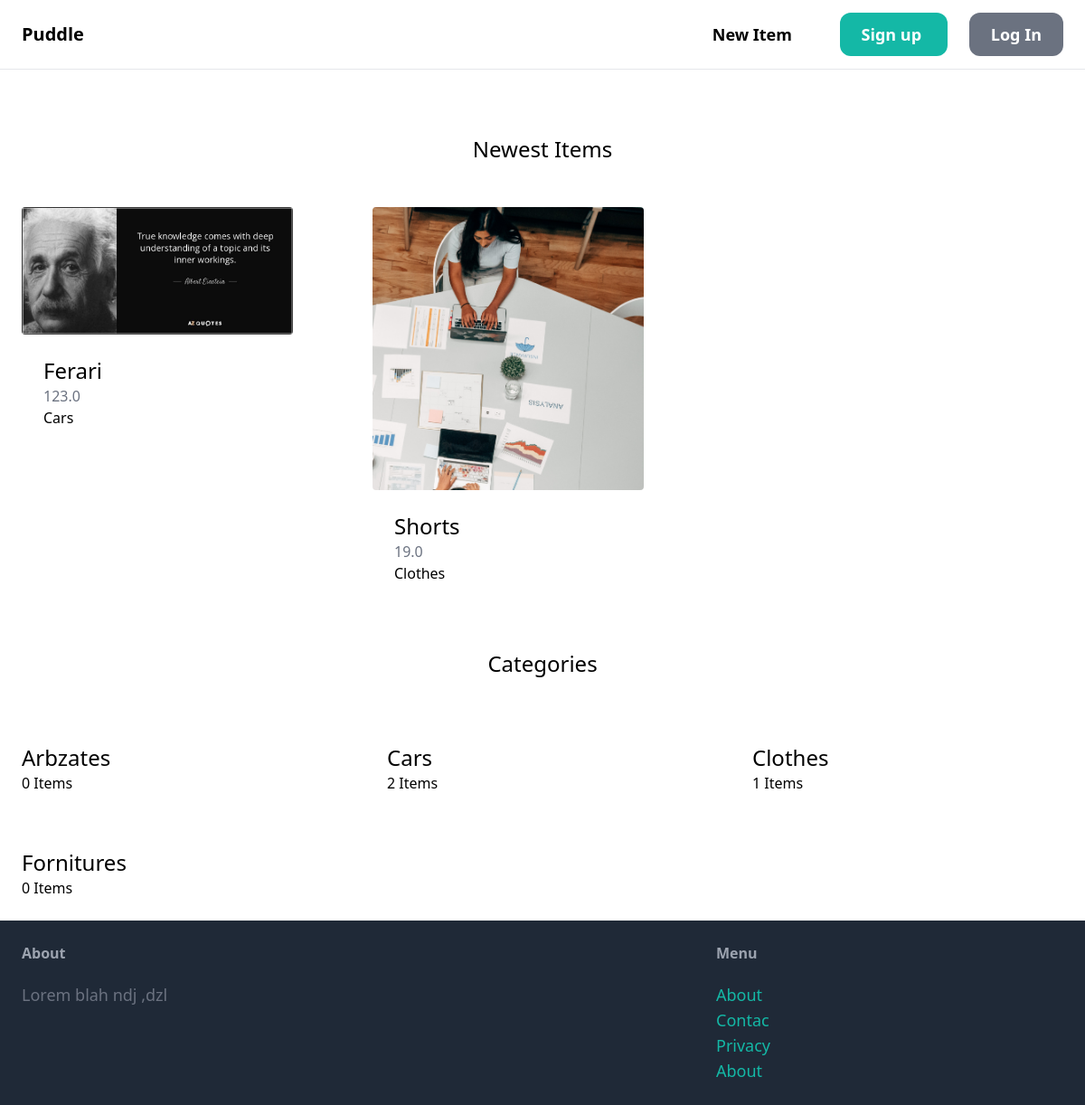
/, run on an earlier commit of the app's database.
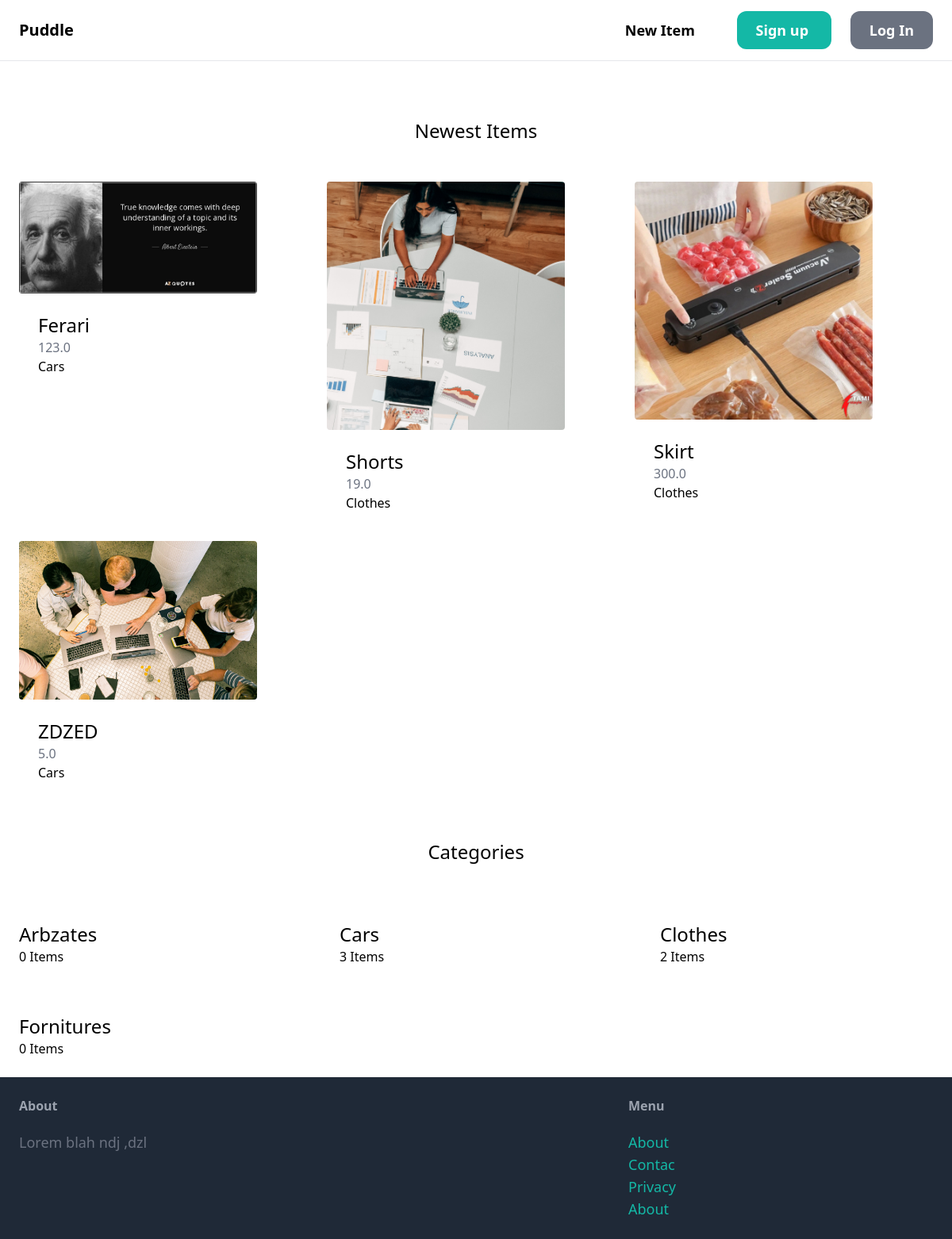
And on a later commit of the database.
### item/models.py (models this page shows, shortened)
class Item(models.Model):
    Category=models.ForeignKey(Category,related_name='items',on_delete=models.CASCADE)
    name=models.CharField(max_length=255)
    descreption=models.TextField(blank=True,null=True)
    price=models.FloatField()
    image=models.ImageField(upload_to='items_images',blank=True,null=True)
    is_sold=models.BooleanField(default=False)
    created_by=models.ForeignKey(User,related_name='items',on_delete=models.CASCADE)
    created_at=models.DateTimeField(auto_now_add=True)
    class Meta:
        ordering=('name',)

class Category(models.Model):
    name=models.CharField(max_length=200)
    class Meta:
        ordering=('name',)
        verbose_name_plural='categories'

### core/views.py (the view)
# urls.py: path('',Index,name='index'),
def Index(request):
    items=Item.objects.filter(is_sold=False)[:8]
    categories=Category.objects.all()
    context={
        'items':items,
        'categories':categories
    }
    return render(request,'core/index.html',context)

### core/templates/core/index.html (shortened to what this page needs)
{% extends 'core/base.html'%}
{% block BodyContent %}
{% include 'core/navbar.html' %}
<div class="mt-6  px-6 py-12 bg-gray-col-100 rounded-xl">
{% if items %}
<h2 class="mb-12 text-2xl text-center">Newest Items</h2>
<div class="grid  grid-cols-3 gap-3">
{% for item in items %}
<div>
    <a href="{% url 'item:detail' item.id %}">
        <div>
            {% load static %}
            <img src="{% get_media_prefix %}{{item.image}}" width="300px" height="300px" class="rounded">
        </div>
        <div class="p-6 bg-white rounded-b-xl">
            <h2 class="text-2xl">{{item.name}}</h2>
        <p class="text-gray-500">{{item.price}}</p>
        <div>
            {{item.Category.name}}
        </div>
        </div>
    </a>
</div>
{% endfor %}
</div>
{% endif %}
</div>
{% if categories %}
<h2 class="mb-12 text-2xl text-center">Categories</h2>
<div class="grid  grid-cols-3 gap-3">
{% for category in categories%}
<div>
    <a href="#">
        <div class="p-6 bg-white rounded-b-xl">
            <h2 class="text-2xl">{{category.name}}</h2>
            <p>{{ category.items.count}} Items</p>
        </div>
    </a>
</div>
{%endfor%}
</div>
{% endif%}
{% include 'core/footer.html' %}
{% endblock BodyContent %}

### core/templates/core/base.html (shortened to what this page needs)
<!doctype html>
{% load static %}
<html>
<head>
  <script src="https://cdn.tailwindcss.com"></script>
</head>
<body>
{% block BodyContent%}
{% endblock BodyContent%}
</body>
</html>

### core/templates/core/navbar.html (shortened to what this page needs)
<nav class="py-6 px-6 flex justify-between items-center border-b borsder-gray-200">
    <a href='{% url 'core:index' %}' class="text-xl font-semibold">Puddle</a>
<div class="space-x-6">
<a href="{% url 'item:add-item' %}" class="text-lg font-semibold hover:text-gray-500">
    New Item
</a>
{% if request.user.is_authenticated%}
<a href="{% url 'dashbord:index' %}" class="px-6 text-lg font-semibold bg-teal-500 py-3 text-white rounded-xl hover:bg-gray-500 text-white rounded-xl hoverbg-teal-700">
   Dashboard
    </a>
<a href="{% url 'core:logout' %}" class="px-6 text-lg font-semibold bg-teal-500 py-3 text-white rounded-xl hover:bg-gray-500 text-white rounded-xl hoverbg-teal-700">
Log Out
</a>
    {% else%}
    <a href="{% url 'core:signup' %}" class="px-6 text-lg font-semibold bg-teal-500 py-3 text-white rounded-xl hover:bg-gray-500 text-white rounded-xl hoverbg-teal-700">
        Sign up
        </a>
        <a href="{% url 'core:login' %}" class="px-6 text-lg font-semibold bg-gray-500 py-3 text-white rounded-xl hover:bg-gray-500 text-white rounded-xl hoverbg-teal-700">
           Log In
            </a>
    {% endif%}
</div >
</nav>

### core/templates/core/footer.html (shortened to what this page needs)
<footer class="py-6 px-6 flex justify-between bg-gray-800">
<div class="w-2/3 pr-10">
    <h3 class="mb-5 font-semibold text-gray-400">About</h3>
<p class="text-lg text-gray-500 ">Lorem blah ndj ,dzl</p>
</div>
<div class="w-1/3">
<h3 class="mb-5 font-semibold text-gray-400">Menu</h3>
<ul class="space-y-z">
    <li> <a href="#" class="text-lg text-teal-500 hover:text-teal-700">About</a></li>
    <li> <a href="{% url 'core:contact' %}" class="text-lg text-teal-500 hover:text-teal-700">Contac</a></li>
    <li> <a href="#" class="text-lg text-teal-500 hover:text-teal-700">Privacy</a></li>
    <li> <a href="#" class="text-lg text-teal-500 hover:text-teal-700">About</a></li>
</ul>
</div>
</footer>

What changed in the data, as far as the page shows it:
added Item: image (picture), name "Skirt", price "300.0", Category.name "Clothes"
added Item: image (picture), name "ZDZED", price "5.0", Category.name "Cars"
computed for Category "Cars": items.count "2" → "3"
computed for Category "Clothes": items.count "1" → "2"
